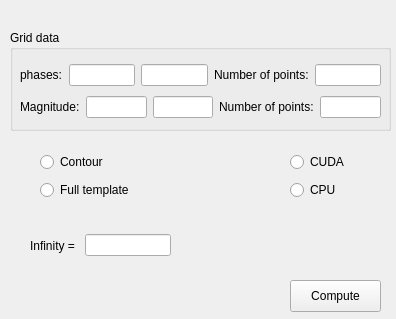
<?xml version="1.0" encoding="UTF-8"?>
<ui version="4.0">
 <class>BoundaryGridDialog</class>
 <widget class="QWidget" name="BoundaryGridDialog">
  <property name="windowModality">
   <enum>Qt::WindowModal</enum>
  </property>
  <property name="geometry">
   <rect>
    <x>0</x>
    <y>0</y>
    <width>396</width>
    <height>319</height>
   </rect>
  </property>
  <property name="windowTitle">
   <string>Dialog</string>
  </property>
  <widget class="QPushButton" name="okButton">
   <property name="geometry">
    <rect>
     <x>290</x>
     <y>280</y>
     <width>91</width>
     <height>32</height>
    </rect>
   </property>
   <property name="text">
    <string>Compute</string>
   </property>
  </widget>
  <widget class="QGroupBox" name="groupBox">
   <property name="geometry">
    <rect>
     <x>10</x>
     <y>30</y>
     <width>381</width>
     <height>101</height>
    </rect>
   </property>
   <property name="title">
    <string>Grid data</string>
   </property>
   <widget class="QWidget" name="layoutWidget">
    <property name="geometry">
     <rect>
      <x>10</x>
      <y>30</y>
      <width>361</width>
      <height>62</height>
     </rect>
    </property>
    <layout class="QVBoxLayout" name="verticalLayout">
     <item>
      <layout class="QHBoxLayout" name="horizontalLayout">
       <item>
        <widget class="QLabel" name="label">
         <property name="text">
          <string>phases:</string>
         </property>
        </widget>
       </item>
       <item>
        <widget class="QLineEdit" name="phaseStart"/>
       </item>
       <item>
        <widget class="QLineEdit" name="phaseEnd"/>
       </item>
       <item>
        <widget class="QLabel" name="label_2">
         <property name="text">
          <string>Number of points:</string>
         </property>
        </widget>
       </item>
       <item>
        <widget class="QLineEdit" name="phasePoints"/>
       </item>
      </layout>
     </item>
     <item>
      <layout class="QHBoxLayout" name="horizontalLayout_2">
       <item>
        <widget class="QLabel" name="label_4">
         <property name="text">
          <string>Magnitude:</string>
         </property>
        </widget>
       </item>
       <item>
        <widget class="QLineEdit" name="magnitudeStart"/>
       </item>
       <item>
        <widget class="QLineEdit" name="magnitudeEnd"/>
       </item>
       <item>
        <widget class="QLabel" name="label_3">
         <property name="text">
          <string>Number of points:</string>
         </property>
        </widget>
       </item>
       <item>
        <widget class="QLineEdit" name="magnitudePoints"/>
       </item>
      </layout>
     </item>
    </layout>
   </widget>
  </widget>
  <widget class="QWidget" name="layoutWidget2">
   <property name="geometry">
    <rect>
     <x>30</x>
     <y>230</y>
     <width>141</width>
     <height>31</height>
    </rect>
   </property>
   <layout class="QHBoxLayout" name="horizontalLayout_5">
    <item>
     <widget class="QLabel" name="label_6">
      <property name="text">
       <string>Infinity = </string>
      </property>
     </widget>
    </item>
    <item>
     <widget class="QLineEdit" name="infinityEdit"/>
    </item>
   </layout>
  </widget>
  <widget class="QWidget" name="layoutWidget3">
   <property name="geometry">
    <rect>
     <x>40</x>
     <y>150</y>
     <width>162</width>
     <height>54</height>
    </rect>
   </property>
   <layout class="QVBoxLayout" name="verticalLayout_3">
    <item>
     <widget class="QRadioButton" name="contorno">
      <property name="text">
       <string>Contour</string>
      </property>
     </widget>
    </item>
    <item>
     <widget class="QRadioButton" name="fullTemplateRadio">
      <property name="text">
       <string>Full template</string>
      </property>
     </widget>
    </item>
   </layout>
  </widget>
  <widget class="QWidget" name="layoutWidget4">
   <property name="geometry">
    <rect>
     <x>290</x>
     <y>150</y>
     <width>64</width>
     <height>52</height>
    </rect>
   </property>
   <layout class="QVBoxLayout" name="verticalLayout_2">
    <item>
     <widget class="QRadioButton" name="cudaCheck">
      <property name="text">
       <string>CUDA</string>
      </property>
     </widget>
    </item>
    <item>
     <widget class="QRadioButton" name="cpu">
      <property name="text">
       <string>CPU</string>
      </property>
     </widget>
    </item>
   </layout>
  </widget>
 </widget>
 <resources/>
</ui>
